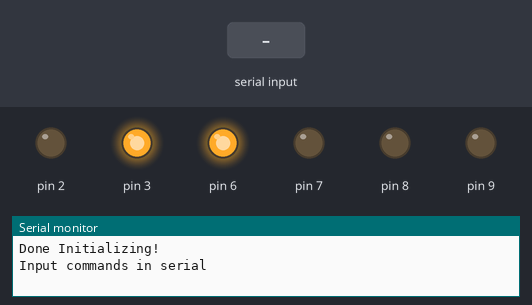
Simulated run of this sketch. Board: Arduino Uno, built with avr-gcc and run on an emulated ATmega328P. Shown: output pins drawn as LEDs (lit = HIGH), the last lines printed to the serial monitor. The inputs (shaded band) are chosen by the test bench.

Above: at 1.2 s.
1.3 s: "w\n" received over Serial
At 2.5 s:
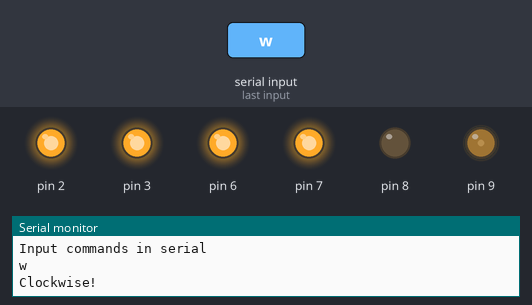
2.8 s: "s\n" received over Serial
At 3.6 s:
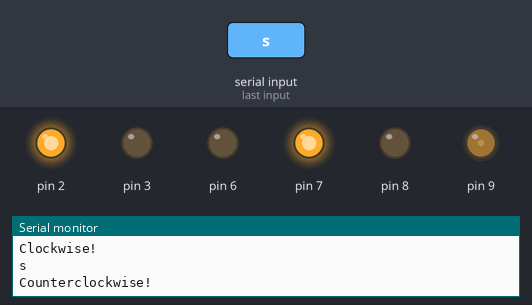
4.3 s: "1\n" received over Serial
At 4.8 s:
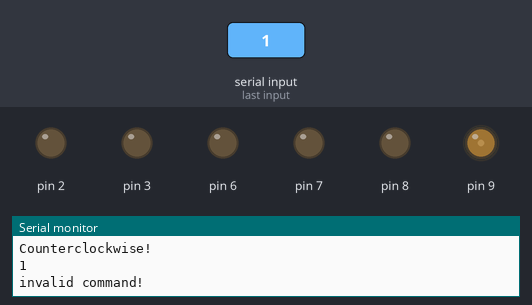
Timing chart, 0 to 7.3 s (numbered marks = the images above; inputs shaded):
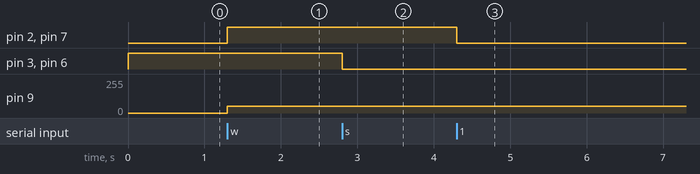

The sketch:

02_BLDC_serial.ino
```cpp
#include <ThinkLabBLDC.h>

//motor 1
#define M1_BRAKE 7
#define M1_DIRECTION 6
#define M1_PWM 9

//motor 2
#define M2_BRAKE 2
#define M2_DIRECTION 3
#define M2_PWM 8

#define MAX_SPEED 100   //0 to 100

ThinkLabBLDC motor1 = ThinkLabBLDC(M1_PWM, M1_DIRECTION, M1_BRAKE);
ThinkLabBLDC motor2 = ThinkLabBLDC(M2_PWM, M2_DIRECTION, M2_BRAKE);

String serial_input;

void setup()
{
    Serial.begin(115200);

    motor1.setMaxPower(20);
    motor1.setDirection(CW);
    motor1.stop();

    motor2.setMaxPower(20);
    motor2.setDirection(CW);
    motor2.stop();

    Serial.println("Done Initializing!");
    Serial.println("Input commands in serial");
}

void loop()
{
    /*wait for \r\n Input*/
    do
    {
        serial_input = Serial.readStringUntil('\r\n');
    } while (serial_input == "");
    serial_input.replace("\r", "");

    if (serial_input == "w")
    {
        Serial.println(serial_input);
        Serial.println("Clockwise!");
        motor1.setDirection(CW);
        motor2.setDirection(CW);

        motor1.setSpeed(MAX_SPEED);
        motor2.setSpeed(MAX_SPEED);
    }
    else if (serial_input == "s")
    {
        Serial.println(serial_input);
        Serial.println("Counterclockwise!");
        motor1.setDirection(CCW);
        motor2.setDirection(CCW);

        motor1.setSpeed(MAX_SPEED);
        motor2.setSpeed(MAX_SPEED);
    }
    else
    {
        Serial.println(serial_input);
        Serial.println("invalid command!");
        motor1.stop();
        motor2.stop();
    }
}
```

Measured:
- after the input at 1.3 s, pin 2, pin 7: LOW → HIGH at once; pin 9: 0/255 → 51/255 at once
- after the input at 2.8 s, pin 3, pin 6: HIGH → LOW at once
- after the input at 4.3 s, pin 2, pin 7: HIGH → LOW at once
